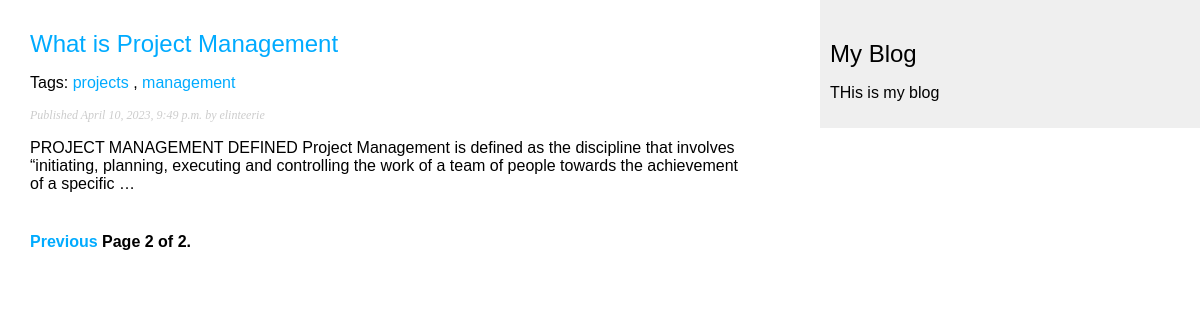
Screenshot of /blog/?page=2 with the database file from the repository.
### blog/models.py (models this page shows, shortened)
class Post(models.Model):
    tags = TaggableManager()
    class Status(models.TextChoices):
        DRAFT = 'DF', 'Draft'
        PUBLISHED = 'PB', 'Published'
    title = models.CharField(max_length=250)
    slug = models.SlugField(max_length=250, unique_for_date='publish')
    author = models.ForeignKey(
        User, on_delete=models.CASCADE, related_name='blog_posts')
    body = models.TextField()
    publish = models.DateTimeField(default=timezone.now)
    created = models.DateTimeField(auto_now_add=True)
    updated = models.DateTimeField(auto_now=True)
    status = models.CharField(max_length=2, choices=Status.choices,
                              default=Status.DRAFT)
    objects = models.Manager()
    published = PublishedManager()
    class Meta:
        ordering = ['-publish']
        indexes = [
            models.Index(fields=['-publish']),
        ]
    def get_absolute_url(self):
        return reverse("blog:post_detail", args=[self.publish.year,
                                                 self.publish.month,
                                                 self.publish.day,
                                                 self.slug])

### blog/views.py (the view)
# urls.py: path('', views.post_list, name='post_list'),
def post_list(request, tag_slug=None):
    post_list = Post.published.all()
    tag = None
    if tag_slug:
        tag = get_object_or_404(Tag, slug=tag_slug)
        post_list = post_list.filter(tags__in=[tag])
    paginator = Paginator(post_list, 3)
    page_number = request.GET.get('page')
    try:
        posts = paginator.get_page(page_number)
    except PageNotAnInteger:
        posts = paginator.get_page(1)
    except EmptyPage:
        posts = paginator.get_page(paginator.num_pages)
    return render(request, 'blog/post_list.html', {'posts': posts})

### blog/models.py (called while the page is built)
    def get_queryset(self):
        return super().get_queryset().filter(status=Post.Status.PUBLISHED)

### blog/templates/blog/post_list.html (shortened to what this page needs)
{% extends 'blog/base.html' %} {% block content %} {% for post in posts %}
<h2><a href="{{ post.get_absolute_url }}">{{post.title}}</a></h2>
<p class="tags">
  Tags:
  {% for tag in post.tags.all %}
  <a href="{% url "blog:post_list_by_tag" tag.slug  %}">{{ tag.name }}</a>
  {% if not forloop.last %}, {% endif %}
  {% endfor %}
</p>
<p class="date">Published {{ post.publish }} by {{ post.author }}</p>
{{ post.body|truncatewords:30|linebreaks }} {% endfor %}
<div class="pagination">
    {% if posts.has_previous %}
    <a href="?page={{ posts.previous_page_number }}">Previous</a>
    {% endif %}
    <span class="current">
      Page {{ posts.number }} of {{ posts.paginator.num_pages }}.
    </span>
</div>
{% endblock %}

### blog/static/blog/css/blog.css (style rules this page uses)
body { margin:0; padding:0; font-family:helvetica, sans-serif; }
a { color:#00abff; text-decoration:none; }
h2 { font-weight:normal; margin:30px 0 0; }
p.date { color:#ccc; font-family: georgia, serif; font-size: 12px; font-style: italic; }
.pagination { margin:40px 0; font-weight:bold; }

### rows the page displays
Post: title "What is Project Management", publish "April 10, 2023, 9:49 p.m.", author "elinteerie", body "PROJECT MANAGEMENT DEFINED Project Management is defined as the discipline that involves “initiating, planning, executing and controlling the work of a team of people towards the achievement of a specific …"
Tag: name "projects"
Tag: name "management"

### other values shown
{{ posts.number }} "2"
{{ posts.paginator.num_pages }} "2"
